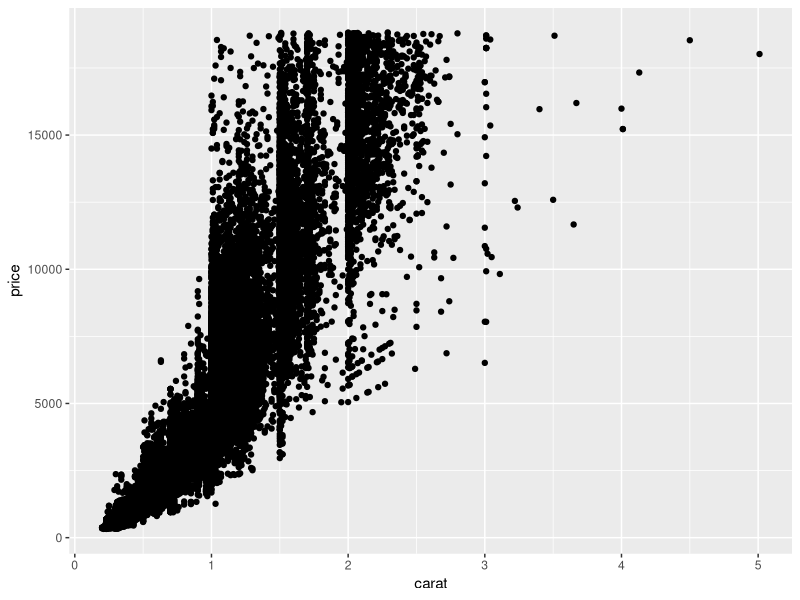
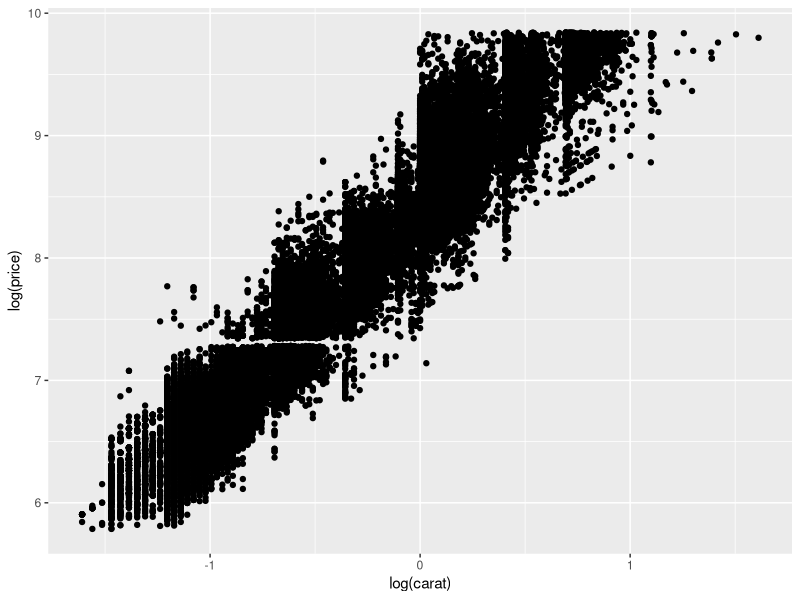
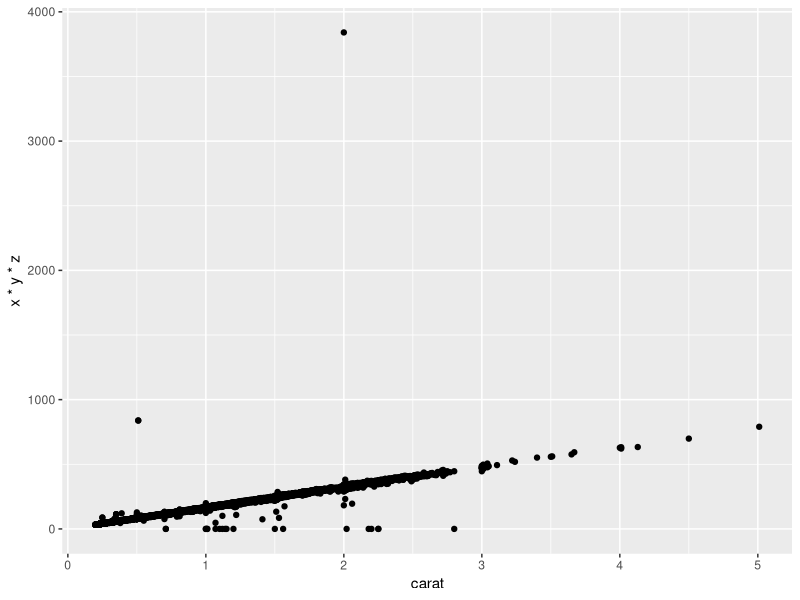
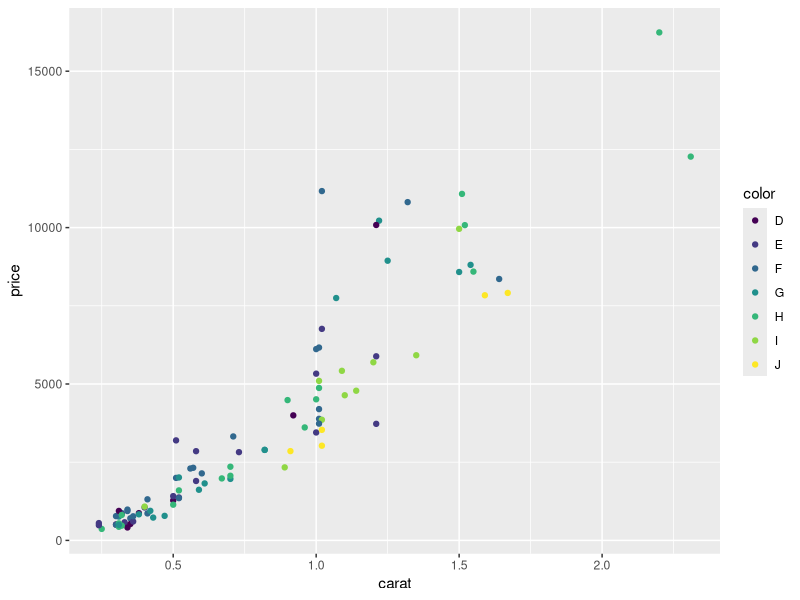
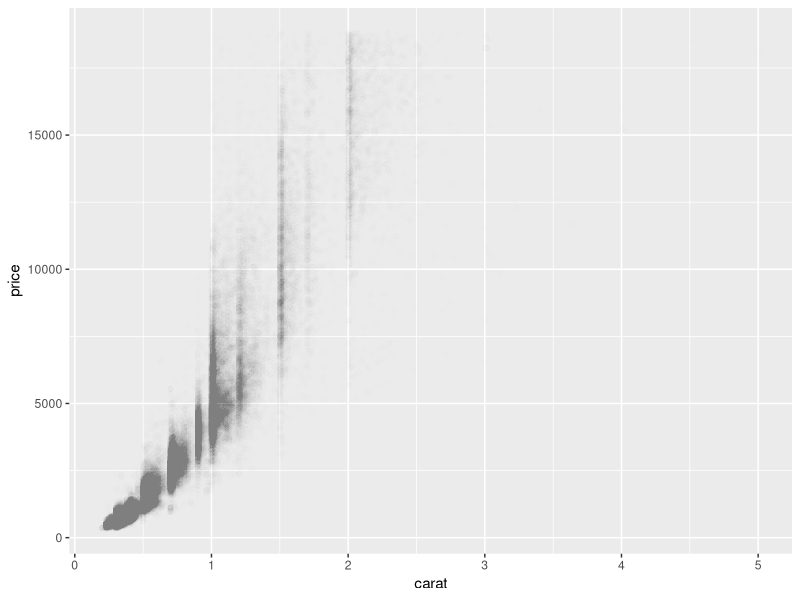
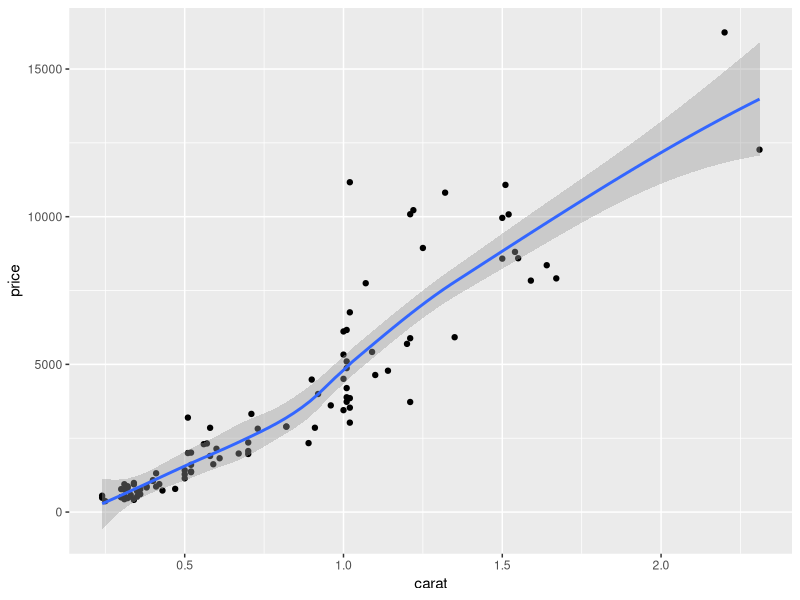
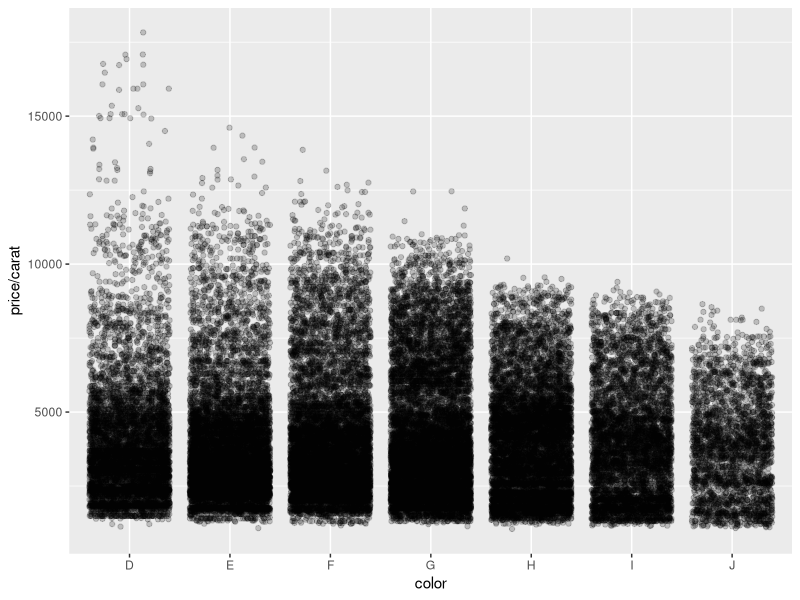
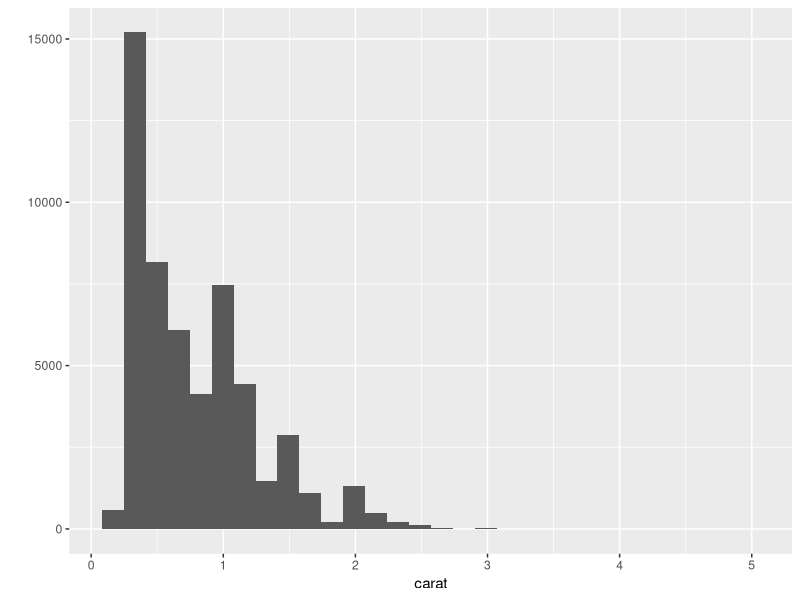

Recreate these plots in R, in order.


set.seed(1428)

library(ggplot2)

dsmall <- diamonds[sample(nrow(diamonds), 100),]
                   
                   
# x: carat
# y: price
qplot(carat, price, data= diamonds)



# x, y --> log
qplot(log(carat), log(price), data=diamonds)


#x*y*z 是体积
qplot(carat, x*y*z, data=diamonds)



qplot(carat, price, data=dsmall, color=color)




# alpha  表示多少次重叠之后颜色变得不透明
qplot(carat, price, data=diamonds, alpha=I(1/200))





#==================================================================#
#
#geom: "point"     散点图
#geom: "smooth"     平滑曲线
#geom: "boxplot"     箱线图
#geom: "path"   "line"   


# method 参数， 选择不同的平滑器
qplot(carat, price, data=dsmall, geom=c("point", "smooth"), method="loess")



#一维分布，  geom="histogram",   "density"    "bar"

qplot(color, price/carat, data=diamonds, geom="jitter", alpha=I(1/5))







# histogram
qplot(carat, data=diamonds, geom="histogram", binwidthe=50)

# binwidth - -
qplot(carat, data=diamonds, geom="histogram", binwidth=1)
qplot(carat, data=diamonds, geom="histogram", binwidth=0.1)
qplot(carat, data=diamonds, geom="histogram", binwidth=0.01)


# density  
qplot(carat, data=diamonds, geom="density")

qplot(carat, data=diamonds, geom="density", colour=color)















# bar plot

qplot(color, data=diamonds, geom="bar")

# 按 carat 加权计算
qplot(color, data=diamonds, geom="bar", weight=carat) + scale_y_continuous("carat")












# 时间序列中的线条图和路径图

qplot(date, unemploy, data=economics, geom="line")

qplot(date, uempmed, data=economics, geom="line")






year <- function(x) as.POSIXlt(x)$year + 1900
qplot(unemploy/pop, uempmed, data=economics, geom=c("point", "path"))


qplot(unemploy /pop, uempmed, data=economics, geom="path", colour=year(date))








# facet

qplot(carat, data=diamonds, facets=color~ ., geom="histogram", binwidth=0.1, xlim=c(0,3))


qplot(carat, ..density..,  data=diamonds, facets=color~ ., geom="histogram", binwidth=0.1, xlim=c(0,3))






